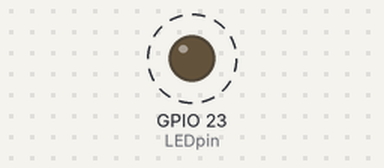
Recording of a sketch running on a simulated ESP32. Parts: output pins drawn as LEDs (lit = HIGH). Dashed ring = blinking. WiFi joins after 1.5 s; servers stay silent unless stated; what the sketch prints to the serial monitor is not drawn.

Above: at 1.7 s.
Timing chart, 0 to 4.5 s (numbered marks = the images above):
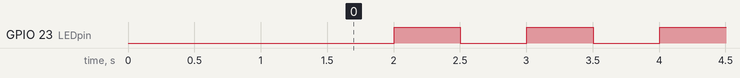

The sketch:

wifi_test.ino
```cpp
#include <WiFi.h>
#include <WiFiClient.h>
#include <WiFiServer.h>
#include <WebServer.h>

#define LEDpin 23

const char* ssid = "gamma-negotiation";
const char* password =  "Olimpionik";

bool LEDstatus = LOW;
uint8_t count = 10;
void setup()
{
  Serial.begin(115200);
  pinMode(LEDpin, OUTPUT);
  WiFi.begin(ssid, password);

  while ((WiFi.status() != WL_CONNECTED) && (--count))
  {
    delay(500);
    Serial.println("Connecting to WiFi..");
  }
  if (count != 0)
  {
    Serial.println("Connected to the WiFi network");
    Serial.print("IP address: ");
    Serial.println(WiFi.localIP());
  }
  else
  {
     Serial.println("Don't connected to the WiFi network");
  }
}

void loop()
{
  if(LEDstatus)
  {
    digitalWrite(LEDpin, HIGH);
    LEDstatus = LOW;
  }
  else
  {
    digitalWrite(LEDpin, LOW);
    LEDstatus = HIGH;
  }
  delay(500);
}
```

Measured:
- by itself, GPIO 23 (LEDpin): alternates HIGH for 0.50 s and LOW for 0.50 s
